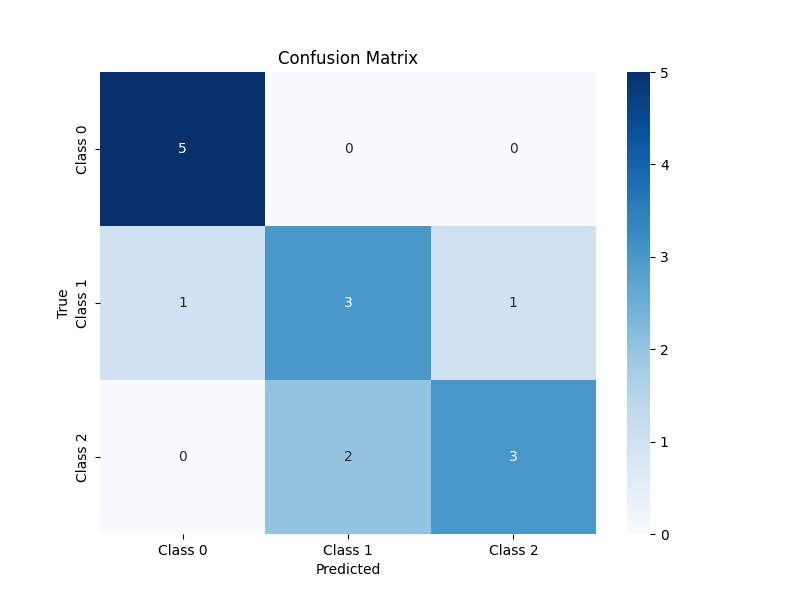

This chart was generated by the following Python code:
import numpy as np
import matplotlib.pyplot as plt
import seaborn as sns
from sklearn.metrics import confusion_matrix

# Example true labels and predictions for demonstration
true_labels = [0, 1, 2, 0, 1, 2, 0, 1, 2, 0, 1, 2, 0, 1, 2]
predictions = [0, 1, 1, 0, 0, 2, 0, 2, 2, 0, 1, 2, 0, 1, 1]

# Generate the confusion matrix
cm = confusion_matrix(true_labels, predictions)
class_names = ['Class 0', 'Class 1', 'Class 2']  # Add class names

# Plot the confusion matrix
plt.figure(figsize=(8, 6))
sns.heatmap(cm, annot=True, fmt='d', cmap='Blues', xticklabels=class_names, yticklabels=class_names)
plt.title('Confusion Matrix')
plt.xlabel('Predicted')
plt.ylabel('True')
plt.savefig('confusion_matrix.png')
plt.show()
